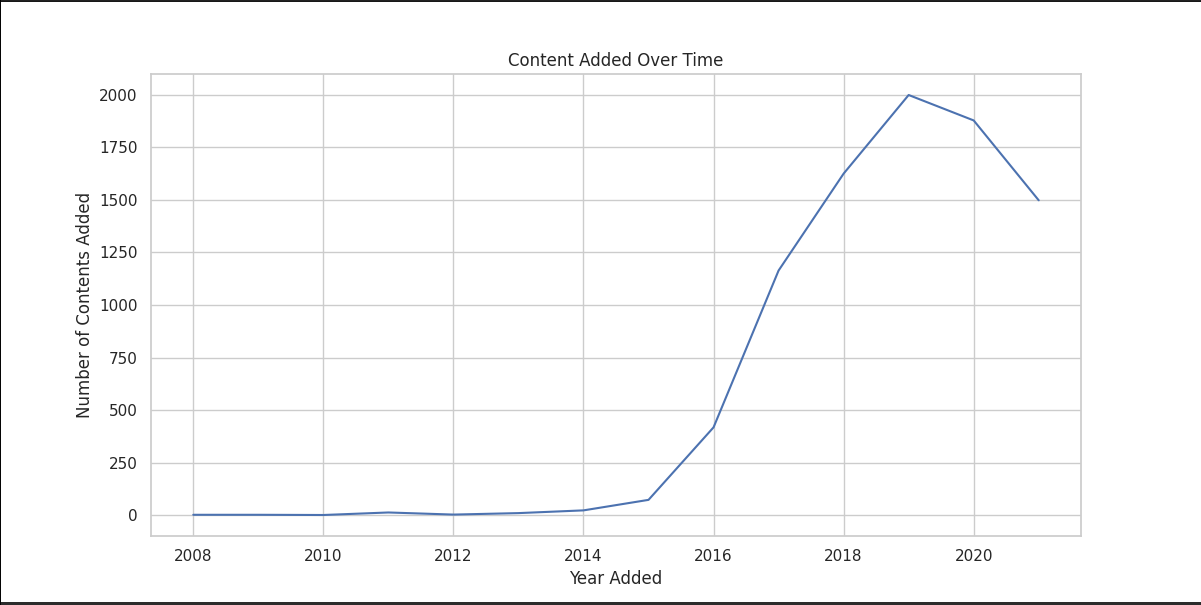

Reproduce this figure in Python.
import pandas as pd
import matplotlib.pyplot as plt
import seaborn as sns

df = pd.read_csv('netflix_titles.csv')

df['date_added'] = pd.to_datetime(df['date_added'], errors='coerce')
df['year_added'] = df['date_added'].dt.year

unparsed_entries = df[df['date_added'].isna()]
print("Unparsed Entries:\n", unparsed_entries)

content_added_per_year = df.groupby('year_added').size()

sns.set(style="whitegrid")

plt.figure(figsize=(12,6))
sns.lineplot(data=content_added_per_year)
plt.title('Content Added Over Time')
plt.xlabel('Year Added')
plt.ylabel('Number of Contents Added')
plt.show()
